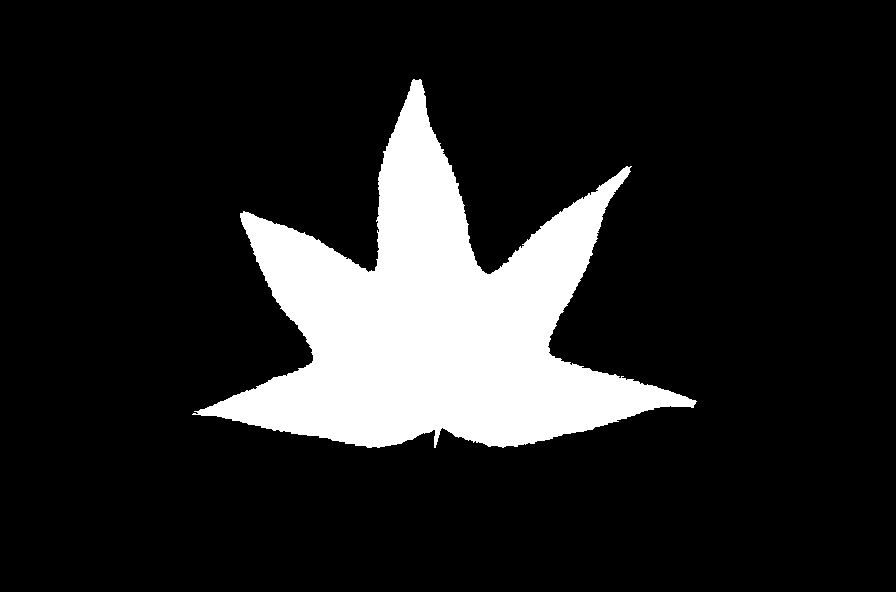
#> input picture Assignment 3/groundtruth/image_0001.png, 896 x 592 px, found by its file name
$ jupyter execute --allow-errors asn5-q1.ipynb
#> lines starting #> are read from the running program, lines starting #| are printed output that depends on the picture; after the words box and inside, x2 and y2 are one past the last pixel; in counts of white or black regions, pixels touching at a corner belong together
#> `img = io.imread("leaftraining/image_0001.png")`: img: shape (592, 896); 14.3% white; 1 white region, box (x1, y1, x2, y2) and area: (192, 79, 697, 448) 75639
# Question 1

In this question we will:

- Implement and test a Histogram of Curvature Scale (HoCS) descriptor for an image.
- Extract the HoCS descriptors for the training images in our leaf dataset.
- Prepare a K-nearest-neighbours (KNN) classifier using the descriptors extracted from the training dataset.
- Extract the HoCS descriptors for the test images in our leaf dataset.
- Classify the descriptors from the test images into one of the three leaf shape classes using the KNN classifier prepared earlier.
- Reflect on the performance of the KNN classifier and your choices of parameters for the HoCS descriptors.

# Step 1:  Implement the Histogram of Curvature Scale

Write a function called HoCS that returns a histogram of curvature scale feature vector for a given region.  The inputs to your function should be:

- `B`: a binary that contains exactly one foreground connected component.
- `min_scale`: The samllest scale (circle radius) at which to calcluate curvature (must be a positive integer)
- `max_scale`: The largest scale (circle radius) at which to calculate curvature (must be an integer greater than `min_scale`)
- `increment`: The increment at which intermediate curvatures should be calculated (must be a positive integer)
- `num_bins`: The number of bins in the histogram of curvature for a single scale (must be a positive integer)

Your function should compute a histogram of curvature for each scale, starting at `min_scale` ending at (at most) `max_scale`, and for intermediate scales at increments of `increment`.  For example, if `min_scale`=4 and `max_scale`=20, and `increment`=3, then the function should compute a histogram of curvature for scales 4, 7, 10, 13, 16, and 19.  Each histogram at each scale should have `num_bins` bins.  Curvature must be computed using the normalized area integral invariant method described on Slide 39 of the Topic 9 lecture notes.

Normalize each histogram at each scale.

To keep things straightforward, your function should only consider the main boundary of the input region and ignore the boundaries of holes in the region.

After computing the histogram of curvature at each of the specified scales, all of the histograms should be concatenated into a single one-dimensional array (feature vector) and then returned.

_Implementation hint:  You can calculate the normalized area integral invariant of each pixel efficiently using linear filtering.  You will find the function `skimage.morphology.disk()` function useful for designing the appropriate filter masks._

_Implementation hint:  Most of the heavy lifting here can be done with module functions from `skimage`, `numpy`, and `scipy`.  Many of the functions mentioned in class and in the notes will be useful.  One that we might not have covered, but will be very handy is `numpy.histogram()`.  When use use it, makes sure you specify both the `bins` and `range` optional arguments.  Also note that `numpy.histogram()` returns TWO things.  You only need the first one, so make sure you write your function call like this:_

`the_histogram, stuff_you_dont_need = np.histogram(...)`

[cell 1]
import numpy as np
from scipy.ndimage import convolve, binary_fill_holes, binary_erosion
from skimage.morphology import disk
from skimage import measure

def _largest_component(B_bool):
    lbl, n = measure.label(B_bool, connectivity=2, return_num=True)
#> n = 1
    if n <= 1:
        return B_bool
    regions = measure.regionprops(lbl)
    if not regions:
        return B_bool
    largest = max(regions, key=lambda r: r.area).label
    return (lbl == largest)

def _outer_boundary(B_bool):
    # Ignore hole boundaries by filling holes before boundary extraction
    B_main = _largest_component(B_bool)
    filled = binary_fill_holes(B_main)
    eroded = binary_erosion(filled)
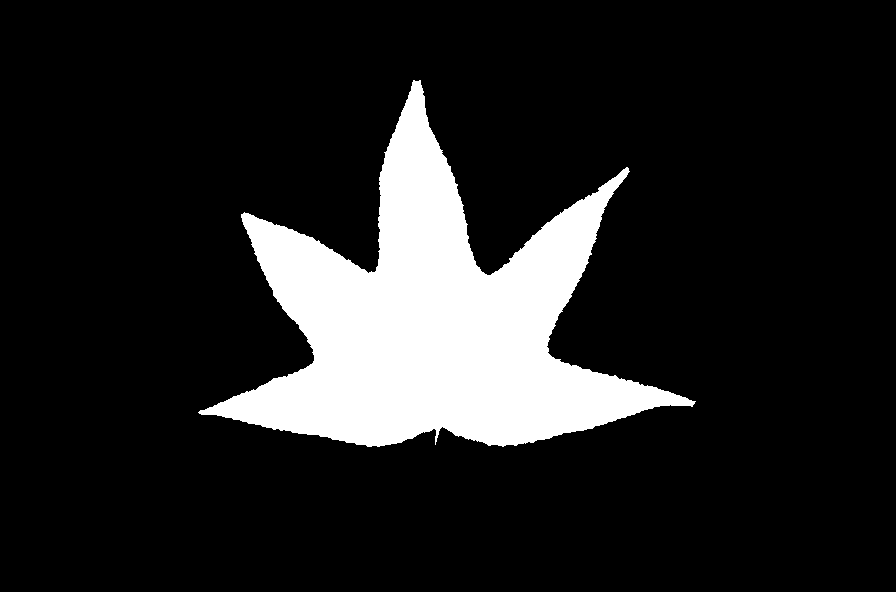
#> eroded: shape (592, 896) bool; 13.9% white; 1 white region, box (x1, y1, x2, y2) and area: (198, 80, 696, 447) 73688
    # Boundary is the place that was eroded from the filled image
    boundary = np.logical_and(filled, np.logical_not(eroded))
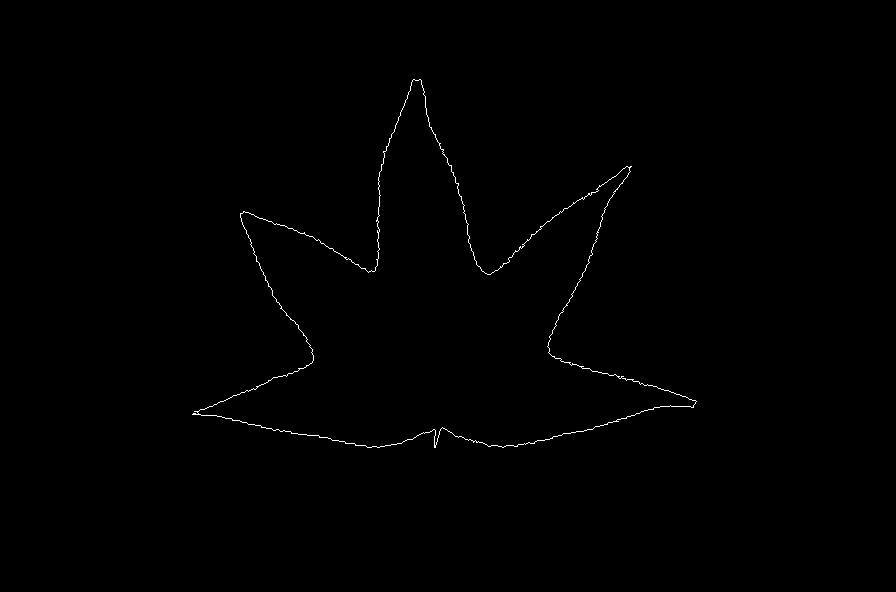
#> boundary: shape (592, 896) bool; 0.37% white in thin lines or dots, all inside (x1, y1, x2, y2) = (192, 79, 697, 448)
    return boundary, filled

def _normalized_area_integral(B, r, boundary_mask=None):
    """
    Compute κ(p, r) = area(C ∩ R)/area(C) for all pixels via convolution,
    optionally returning values only on the provided boundary mask.
    """
    if r < 1:
        raise ValueError("r must be >= 1")
    F = (B > 0).astype(np.float32)
    k = disk(int(r)).astype(np.float32)
    area = float(k.sum())

    # Convolution gives area(C ∩ R); divide by area(C) to normalize to [0,1]
    acc = convolve(F, k, mode='constant', cval=0.0) / area
    if boundary_mask is None:
        return acc
    return acc[boundary_mask]


def HoCS(B, min_scale, max_scale, increment, num_bins):
    '''
    Computes a histogram of curvature scale for the shape in the binary image B.
    Boundary fragments due to holes are ignored.
    :param B: A binary image consisting of a single foreground connected component.
    :param min_scale: smallest scale to consider (minimum 1)
    :param max_scale: largest scale to consider (max_scale > min_scale)
    :param increment:  increment on which to compute scales between min_scale and max_scale
    :param num_bins: number of bins for the histogram at each scale
    :return: 1D array of histograms concatenated together in order of increasing scale.
    '''

    if min_scale < 1 or max_scale <= min_scale or increment < 1:
        raise ValueError("Invalid scale parameters")

    if num_bins < 1:
        raise ValueError("num_bins must be >= 1")

    radii = list(range(int(min_scale), int(max_scale) + 1, int(increment)))

    B_bool = (B > 0)
    boundary_mask, _ = _outer_boundary(B_bool)

    feats = []
    for r in radii:
        vals = _normalized_area_integral(B_bool, int(r), boundary_mask)
        hist, _ = np.histogram(vals, bins=int(num_bins), range=(0.0, 1.0))
        s = hist.sum()
        feats.append((hist / s).astype(np.float32) if s > 0 else hist.astype(np.float32))
#> this loop made 3 passes
#> hist on passes 1 to 3: [0, 8, 12, 39, 344, 1042, 468, 35, 3, 0], [5, 39, 66, 57, 426, 1269, 78, 11, 0, 0], [3, 83, 105, 99, 556, 974, 106, 25, 0, 0]
#> pass 1, in _normalized_area_integral, `acc = convolve(F, k, mode='constant', cval=0.0) / area`:
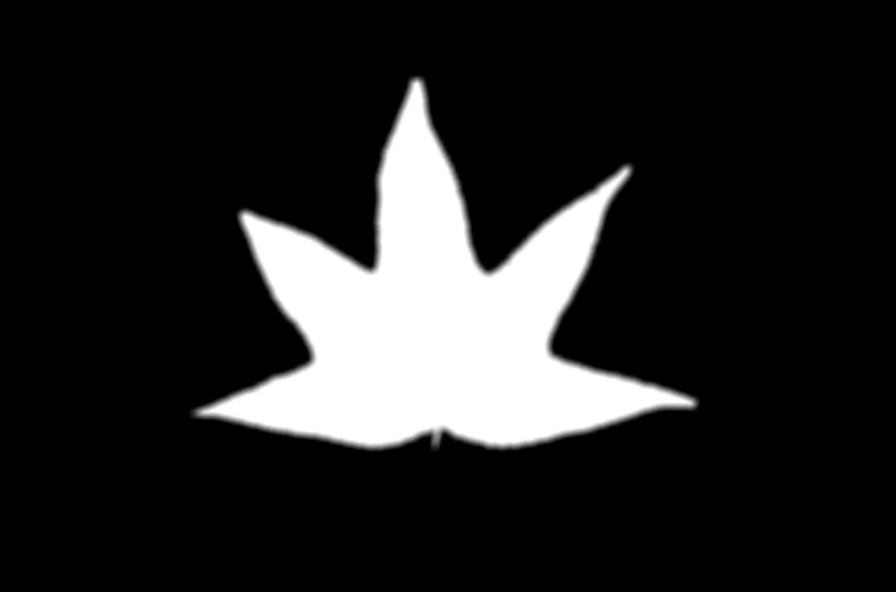
#> acc: shape (592, 896) float32; min 0, max 1, mean 0.143
#> pass 2, in _normalized_area_integral (call 2), `acc = convolve(F, k, mode='constant', cval=0.0) / area`:
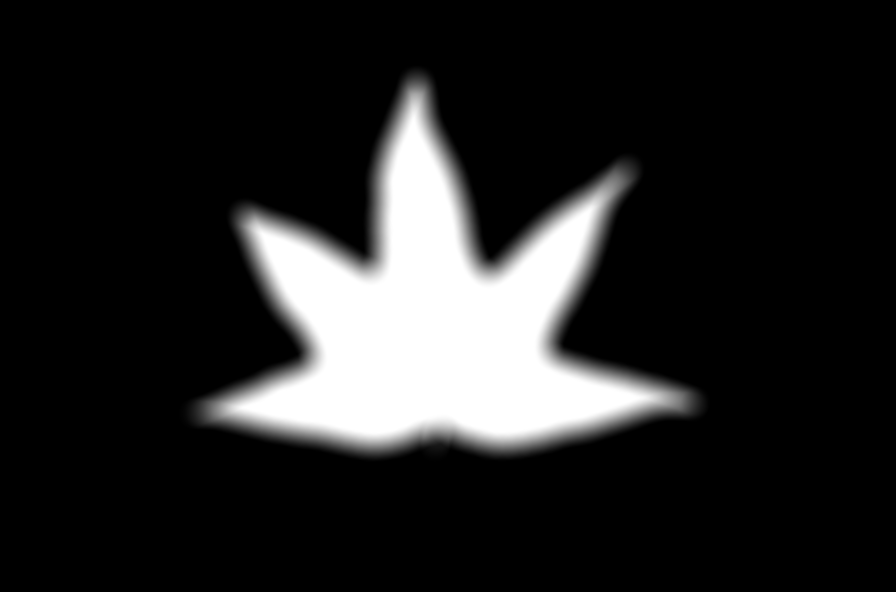
#> acc: shape (592, 896) float32; min 0, max 1, mean 0.143
#> pass 3, in _normalized_area_integral (call 3), `acc = convolve(F, k, mode='constant', cval=0.0) / area`:
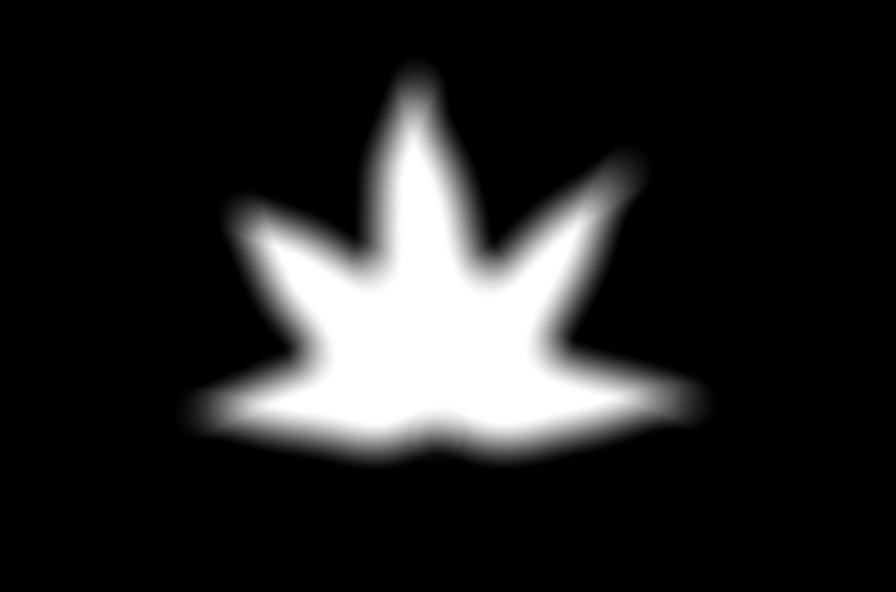
#> acc: shape (592, 896) float32; min 0, max 1, mean 0.143
#> after the loop, feats = [[0, 0.0041, 0.00615, 0.02, 0.176, 0.534, 0.24, 0.0179, 0.00154, 0], [0.00256, 0.02, 0.0338, 0.0292, 0.218, 0.65, 0.04, 0.00564, 0, 0], [0.00154, 0.0425, 0.0538, 0.0507, 0.285, 0.499, 0.0543, 0.0128, 0, 0]]
    return np.concatenate(feats, axis=0).astype(np.float32)

# Step 2: Test your HoCS function.

Run your `HoCS()` function on `image_0001.png` from leaftraining directory.  Use `min_scale=5`, `max_scale=25`, `increment=10`, `num_bins=10`.  Plot the resulting feature vector as a bar graph.  Set the y-axis limits to be between 0.0 and 1.0.  You should get a result that matches the sample output in the assignment description.

[cell 2]
import skimage.io as io
import matplotlib.pyplot as plt

img = io.imread("leaftraining/image_0001.png")

fvec = HoCS(img, min_scale=5, max_scale=25, increment=10, num_bins=10)
#> fvec = 30 values, max 0.65 at index 15, min 0 at index 0, mean 0.1

# Plot as a bar graph
plt.figure(figsize=(10,3))
x = np.arange(len(fvec))
#> x = 30 values from 0 to 29
plt.bar(x, fvec, width=0.9, color="#4e79a7")
plt.ylim(0.0, 1.0)
plt.xlabel("Concatenated bins across radii [5,15,25]")
plt.ylabel("Normalized count")
# Visual separators between scales
nb = 10
for xi in [nb, 2*nb]:
    plt.axvline(xi-0.5, color='k', linewidth=1)
plt.title("HoCS feature (min=5, inc=10, max=25, bins=10)")
plt.show()
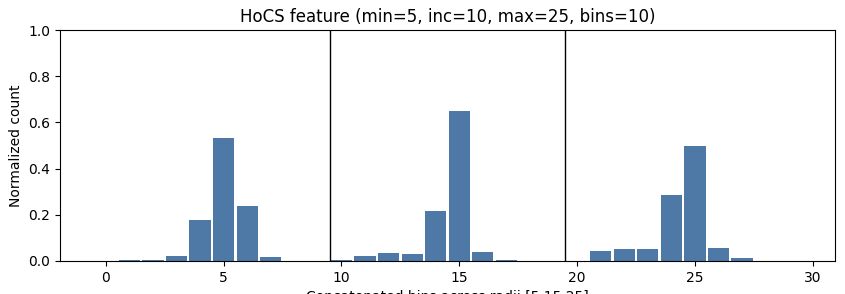
#> figure drawn by matplotlib, 1 panel; tallest bar 0.65 high, from x = 14.55 to 15.45

$ run again, with Assignment 3/groundtruth/image_0002.png copied over Assignment 3/groundtruth/image_0001.png
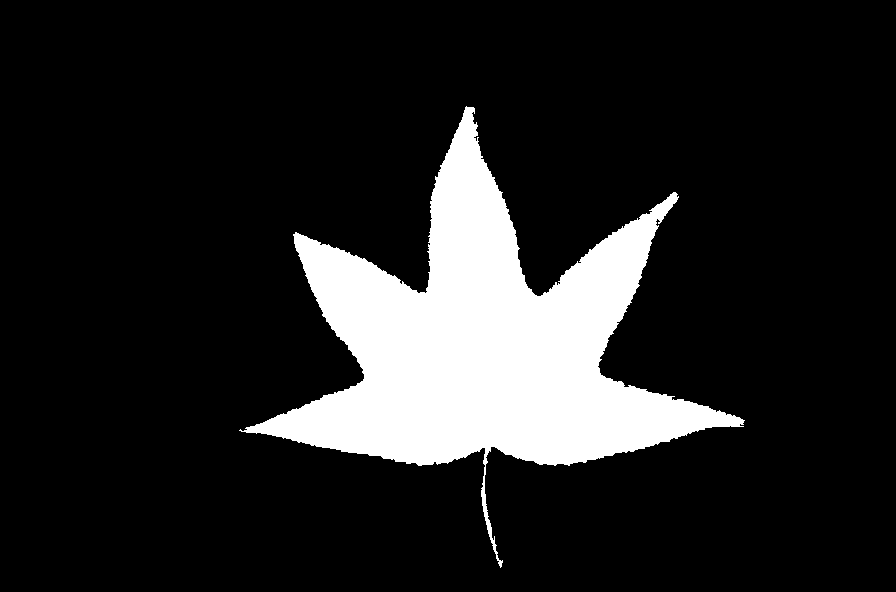
#> input picture Assignment 3/groundtruth/image_0002.png, 896 x 592 px, found by its file name
#> img: shape (592, 896); 14% white; 1 white region, box (x1, y1, x2, y2) and area: (239, 106, 745, 568) 74180
#> n = 1
#> eroded: shape (592, 896) bool; 13.6% white; 8 white regions (6 under 20 px), largest, box (x1, y1, x2, y2) and area: (246, 107, 743, 465) 71832, (482, 487, 491, 537) 105
#> boundary: shape (592, 896) bool; 0.41% white in thin lines or dots, all inside (x1, y1, x2, y2) = (239, 106, 745, 568)
#> the loop in HoCS, `for r in radii:` made 3 passes
#> hist on passes 1 to 3: [1, 5, 59, 124, 481, 950, 496, 73, 11, 1], [34, 212, 81, 59, 482, 1205, 121, 7, 0, 0], [173, 134, 102, 102, 602, 950, 108, 30, 0, 0]
#> pass 1, in _normalized_area_integral, `acc = convolve(F, k, mode='constant', cval=0.0) / area`:
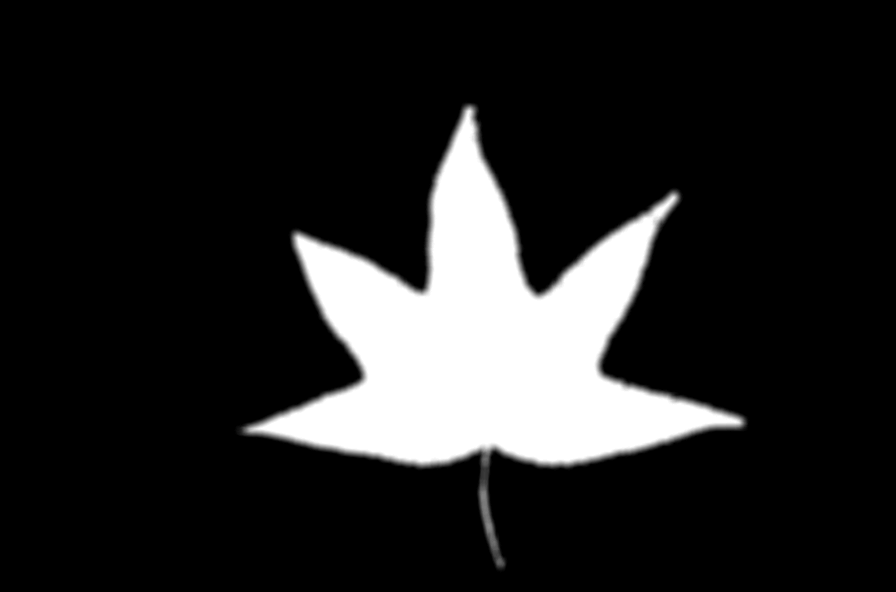
#> acc: shape (592, 896) float32; min 0, max 1, mean 0.14
#> after the loop in HoCS, `for r in radii:`: feats = [[0.000454, 0.00227, 0.0268, 0.0563, 0.219, 0.432, 0.225, 0.0332, 0.005, 0.000454], [0.0154, 0.0963, 0.0368, 0.0268, 0.219, 0.547, 0.055, 0.00318, 0, 0], [0.0786, 0.0609, 0.0463, 0.0463, 0.274, 0.432, 0.0491, 0.0136, 0, 0]]
#> fvec = 30 values, max 0.547 at index 15, min 0 at index 18, mean 0.1
#> x = 30 values from 0 to 29
#> `plt.show()`:
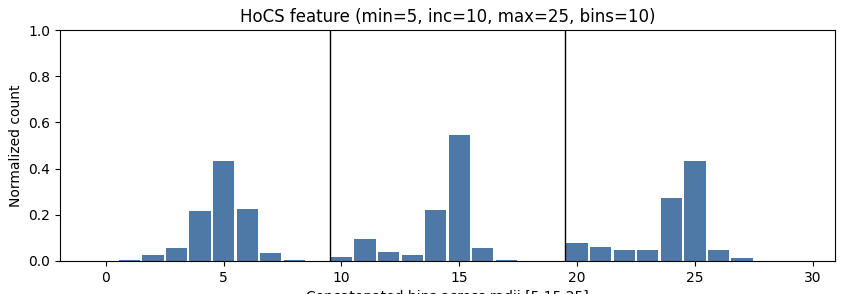
#> figure drawn by matplotlib, 1 panel; tallest bar 0.547 high, from x = 14.55 to 15.45
